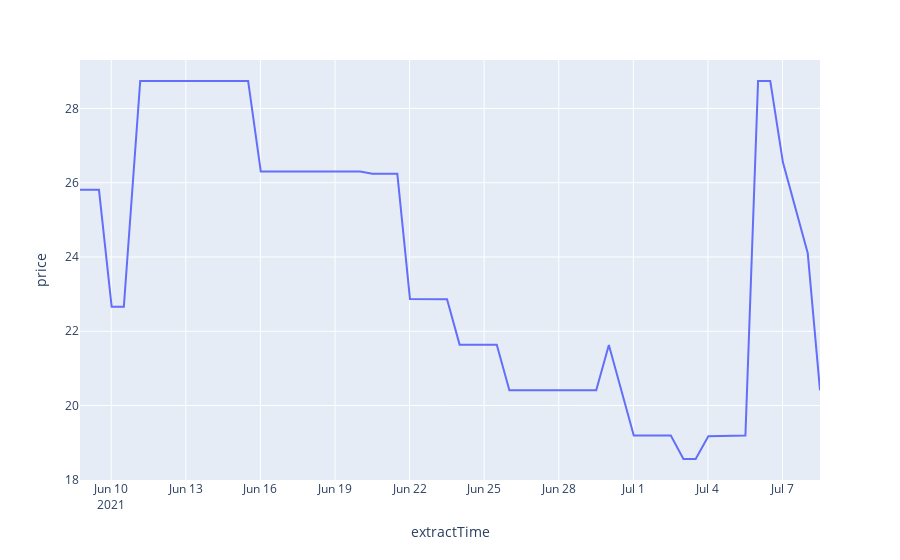

This figure's notebook cell:
### Markdown cell above
# Angels 7/16/21

### Code cell
gm2 = angels[angels["id"] == 104731803.0]
px.line(gm2, x = "extractTime", y = "price")
